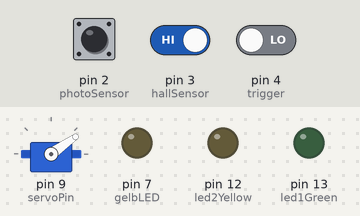
This sketch was run on a simulated Arduino Uno, built with avr-gcc and run on an emulated ATmega328P. Parts: servo, output pins drawn as LEDs (lit = HIGH). The test bench sets the inputs (shaded band); at power-on: pin 2 (photoSensor) LOW, pin 3 (hallSensor) HIGH, pin 4 (trigger) LOW.

Above: at 1.2 s.
1.3 s: pin 2 (photoSensor) driven HIGH
At 2.7 s:
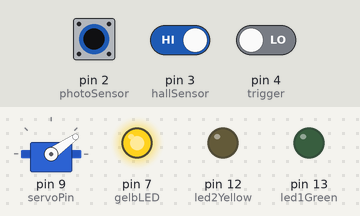
4.3 s: pin 2 (photoSensor) pulsed LOW 2 times (0.12 s each, 0.3 s apart)
At 6.0 s:
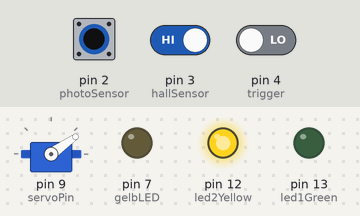
6.4 s: pin 2 (photoSensor) pulsed LOW 5 times (0.12 s each, 0.3 s apart)
At 6.67 s:
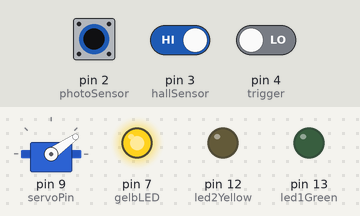
Timing chart, 0 to 9.4 s (numbered marks = the images above; inputs shaded):
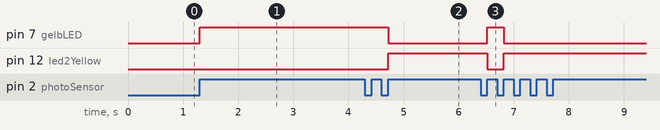

The sketch:

kugelfall_main.ino
```cpp
#include"kugelfall_ISR.h"
#include <Servo.h>


const int fast[] = {1, 1, 1, 0, 1};
const int medium[] = {1, 0, 1, 1, 0};
const int slow[] = {1, 1, 0, 1, 1};
const int wait[] = {0, 0, 0, 0, 0};

const int patternSelcetion[] = {wait, fast, medium, slow};


void setup() {
  //Setup the hardware when booting the Arduino
  setupAll();

}


void loop() {


  if (isClicked()) {
    Serial.println("Button was clicked");
    isDone = false;

    int velocityModeStart = velocityMode;
    Serial.print("velocityMode = ");
    Serial.println(velocityMode);

    if (velocityMode == 4 || velocityMode == 5 || velocityMode == 6) {
      isDone = true;
      switch (velocityMode) {
        case 4: {
            Serial.println("velocity Mode is too fast");
            break;
          }

        case 5: {
            Serial.println("velocityMode is too slow");
            break;
          }
        case 6: {
            Serial.print("Invalid speed detected.");
            Serial.print("Try again in ");
            Serial.print(currentSpeed);
            Serial.println(" seconds");
            delay(currentSpeed);
          }
      }
    }

    for (int i = 0; i <= 5 && isDone == false; i++) {

      if (velocityMode != velocityModeStart) {
        Serial.print("The velocity Mode has been changed.");
        Serial.println("Please click the button if you want to star again");
        isDone = true;
        break;
      }

      switch (velocityMode) {
        case 0: {
            Serial.println("Waiting for velocityMode have been known.");
            break;
          }

        case 1: {
            Serial.println("velocityMode is fast");
            fireBall(patternSelcetion[velocityMode], i);
            break;
          }
        case 2: {
            Serial.println("velocityMode is medium");
            fireBall(patternSelcetion[velocityMode], i);
            break;
          }
        case 3: {
            Serial.println("velocityMode is slow");
            fireBall(patternSelcetion[velocityMode], i);
            break;
          }
        case 4: {
            Serial.println("velocity Mode is too fast");
            break;
          }

        case 5: {
            Serial.println("velocityMode is too slow");
            break;
          }
        case 6: {
            Serial.print("Invalid speed detected.");
            Serial.print("Try again in ");
            Serial.print(currentSpeed);
            Serial.println(" seconds");
            delay(currentSpeed);
          }
      }
    }


  }
}
```

kugelfall_ISR.h
```cpp
#include <Servo.h>

const int photoSensor = 2;
const int hallSensor = 3;
const int trigger = 4;
const int switcher = 5;
const int gelbLED = 7;
const int servoPin = 9;
const int button1 = 10;
const int button2 = 11;
const int led1Green = 13;
const int led2Yellow = 12;
const int fallingTime = 492;


volatile long lastPhotoTimestamp = 0;
volatile int lastSpeed = 0;
volatile int currentSpeed = 0;
volatile long lastHoleTime = 0;
volatile long nextHoleTime = 0;
volatile int velocityMode = 0;
volatile bool isDone = false;
volatile bool negativ = false;


Servo servo;


void gateClose() {
  /*
    Sets the servo to 35° to close the system after throwning the ball
    and at the begining of algorithm.
  */
  servo.write(35);
}


void gateOpen() {
  /*
    Sets the servo to 60° to open the system for throwning the ball.
  */
  servo.write(60);
}


bool isClicked() {
  /*
    Checks if the trigger-button was pressed.
    Returns True if the button is (was) pressed, false otherwise.
  */
  if (digitalRead(trigger) == 1) return true;
  else return false;
}


void HallSensorISR() {
  /*
    Interrupt service routine (ISR) for the Hall sensor.

    This function updates two variables:
                      lastHoleTime - is the timestamp when the ISR is called
                      nextHoleTima - is the estimated time when the next falling
                                      edge is detected

    Note: within ISR-function, it is forbidden to use delay and/or
          serial prints, writes or reads
  */

  lastHoleTime = millis();

  nextHoleTime = lastHoleTime + currentSpeed;
}


bool checkTime(int currentSpeed, int lastSpeed) {
  if (currentSpeed - lastSpeed < 0) {
    return true;
  }
  else {
    return false;
  }

}


void PhotoSensorISR() {
  /*
    Interrupt service routine (ISR) for the Photo sensor.

    This function calculates the speed of rotation
    by keeping a timestamp of when this function was last called and
    determining the difference between the actual time and when
    this function was last called.

    According to the rotation speed the corresponding LEDs will light up
    (yellow, green, red)
    and the matching throwing pattern will be selected (fast, medium or slow)

    Note: within ISR-function, it is forbidden to use delay and/or
          serial prints, writes or reads
  */

  lastSpeed = currentSpeed;

  currentSpeed = 6 * (millis() - lastPhotoTimestamp);

  lastPhotoTimestamp = millis();


  //too fast
  if (currentSpeed < 500) {
    velocityMode = 4;
    digitalWrite(led1Green, LOW);
    digitalWrite(led2Yellow, LOW);
    digitalWrite(gelbLED, HIGH);
  }

  //too slow
  if (currentSpeed > 7000) {
    velocityMode = 5;
    digitalWrite(led1Green, LOW);
    digitalWrite(led2Yellow, LOW);
    digitalWrite(gelbLED, HIGH);  // Blackbox LED Gelb
  }

  //fast
  if (currentSpeed < 1000 && currentSpeed >= 500) {
    velocityMode = 1;
    digitalWrite(led1Green, HIGH); //grün
    digitalWrite(led2Yellow, HIGH); //gelb
    digitalWrite(gelbLED, LOW);

  }

  //medium
  if (currentSpeed <= 3000 && currentSpeed >= 1000) {
    velocityMode = 2;
    digitalWrite(led1Green, LOW);
    digitalWrite(led2Yellow, HIGH);  // nur Gelb an
    digitalWrite(gelbLED, LOW);

  }

  //slow
  if (currentSpeed > 3000 && currentSpeed <= 7000) {
    velocityMode = 3;
    digitalWrite(led1Green, HIGH); //nur grün
    digitalWrite(led2Yellow, LOW);
    digitalWrite(gelbLED, LOW);
  }

}

void fireBall(int mode[], int i) {
  if (i >= 4) {
    isDone = true;
    Serial.println("The pattern done!");
  }
  switch (mode[i]) {
    case 1: {
        // throw a ball
        int t = nextHoleTime - millis() - fallingTime;

        if (t < 0) {
          t = t + currentSpeed;
        }

        //negativ Speed
        if (t < 0) {
          velocityMode = 6;
          break;
        }
        Serial.print("Waiting for ");
        Serial.println(t);
        delay(t);

        gateOpen();
        // wait either half a turn or 500 ms, whichever comes first,
        // to close the gate
        if (velocityMode == 1) {
          delay(min((currentSpeed / 2), 350));
        }
        else if (velocityMode == 3) {
          delay(min((currentSpeed / 2), 350));
        }
        else {
          delay(min((currentSpeed / 2), 500));
        }
        gateClose();
        break;
      }
    case 0: {
        delay(currentSpeed);
        break;
      }
  }
}


void setupAll() {
  /*
    Initializes the hardware by initializing the serial port,
    declaring all pins, initializing the servo
    and attaching HallSensorISR and PhotoSensorISR interrupt routines
    to the appropriate pins.
  */

  Serial.begin(9600);
  pinMode(photoSensor, INPUT);
  pinMode(hallSensor, INPUT);
  pinMode(trigger, INPUT);
  pinMode(switcher, INPUT);
  pinMode(button1, INPUT);
  pinMode(button2, INPUT);
  pinMode(gelbLED, OUTPUT);
  pinMode(led1Green, OUTPUT);
  pinMode(led2Yellow, OUTPUT);

  servo.attach(servoPin);
  gateClose();

  attachInterrupt(digitalPinToInterrupt(photoSensor), PhotoSensorISR, RISING);
  attachInterrupt(digitalPinToInterrupt(hallSensor), HallSensorISR, FALLING);

}
```

Measured:
- after the input at 1.3 s, pin 7 (gelbLED): LOW → HIGH at once
- after the input at 4.3 s, pin 7 (gelbLED): HIGH → LOW after 0.42 s; pin 12 (led2Yellow): LOW → HIGH after 0.42 s
- after the input at 6.4 s, pin 7 (gelbLED): LOW → HIGH after 0.12 s, → LOW 0.30 s later; pin 12 (led2Yellow): HIGH → LOW after 0.12 s, → HIGH 0.30 s later
